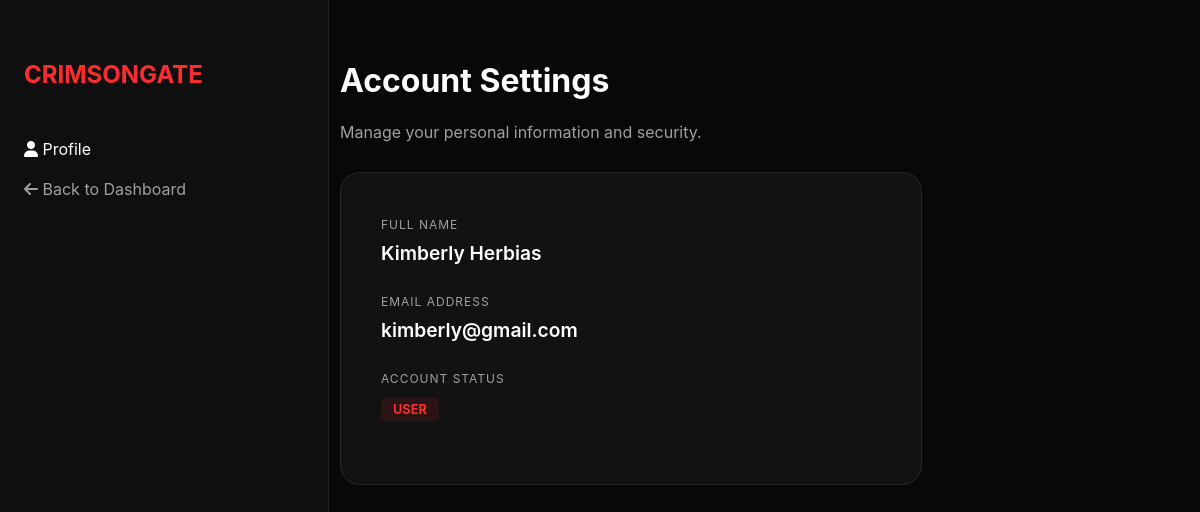
The app's page /profile.php with its own data.
### tables this page shows
CREATE TABLE `user` (
  `id` int(100) NOT NULL,
  `name` varchar(100) NOT NULL,
  `lname` varchar(100) NOT NULL,
  `email` varchar(100) NOT NULL,
  `password` varchar(100) NOT NULL,
  `role` varchar(100) NOT NULL,
  `points` int(11) DEFAULT 0,
  `status` varchar(20) DEFAULT 'pending'
);

### profile.php (the view, shortened to what this page needs)
<?php
require_once 'db.php';
$user_id = $_SESSION['user_id'];
$query = "SELECT * FROM user WHERE id = '$user_id'";
$result = mysqli_query($conn, $query);
if ($result && mysqli_num_rows($result) > 0) {
    $user = mysqli_fetch_assoc($result);
} else {
    die("User not found.");
}
?>
<!DOCTYPE html>
<html lang="en">
<head>
    <link rel="stylesheet" href="https://cdnjs.cloudflare.com/ajax/libs/font-awesome/6.0.0/css/all.min.css">
</head>
<body>
    <aside class="sidebar">
        <h2 style="color:var(--crimson)">CRIMSONGATE</h2>
        <nav style="margin-top:50px">
            <p style="color:white"><i class="fas fa-user"></i> Profile</p>
            <a href="dash.php" style="color:var(--text-dim); text-decoration:none; display:block; margin-top:20px;">
                <i class="fas fa-arrow-left"></i> Back to Dashboard
            </a>
        </nav>
    </aside>
    <main class="main-content">
        <h1>Account Settings</h1>
        <p style="color: var(--text-dim);">Manage your personal information and security.</p>
        <div class="profile-card">
            <div class="info-group">
                <label>Full Name</label>
                <p><?php echo htmlspecialchars($user['name'] . ' ' . $user['lname']); ?></p>
            </div>
            <div class="info-group">
                <label>Email Address</label>
                <p><?php echo htmlspecialchars($user['email']); ?></p>
            </div>
            <div class="info-group">
                <label>Account Status</label>
                <p><span class="badge"><?php echo strtoupper($user['role']); ?></span></p>
            </div>
        </div>
    </main>
</body>
</html>

### profile.php (style rules this page uses)
:root { --bg: #080808; --card: #121212; --crimson: #ff2e2e; --text-dim: #a0a0a0; --border: rgba(255, 255, 255, 0.08); }
body { background-color: var(--bg); color: white; font-family: 'Inter', sans-serif; display: flex; margin: 0; }
.sidebar { width: 280px; background: #0f0f0f; height: 100vh; position: fixed; padding: 2.5rem 1.5rem; border-right: 1px solid var(--border); }
.main-content { margin-left: 280px; padding: 40px 60px; width: 100%; }
.profile-card { background: var(--card); border: 1px solid var(--border); border-radius: 20px; padding: 40px; max-width: 500px; margin-top: 30px; }
.info-group { margin-bottom: 25px; }
.info-group label { color: var(--text-dim); font-size: 0.75rem; text-transform: uppercase; letter-spacing: 1px; }
.info-group p { font-size: 1.2rem; font-weight: 600; margin-top: 8px; }
.badge { background: rgba(255, 46, 46, 0.1); color: var(--crimson); padding: 4px 12px; border-radius: 5px; font-size: 0.8rem; font-weight: 700; }

### records on screen
user: name+lname "Kimberly Herbias", email "kimberly@gmail.com", role "USER"
